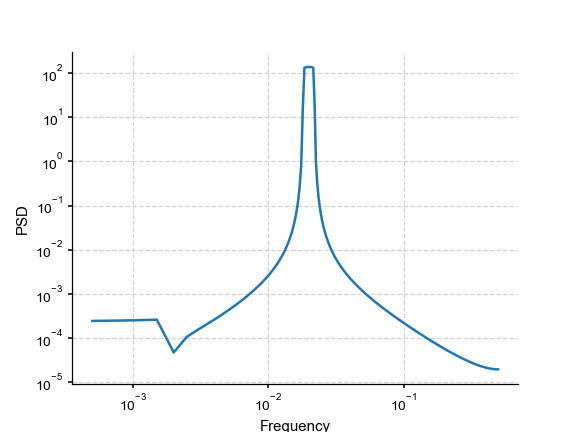

Python code for this plot:
from pyleoclim import utils
import matplotlib.pyplot as plt
import numpy as np
# Create a signal
time = np.arange(2001)
f = 1/50
signal = np.cos(2*np.pi*f*time)
# Spectral Analysis
res = utils.mtm(signal, time)
# plot
fig = plt.loglog(
          res['freq'],
          res['psd'])
plt.xlabel('Frequency')
plt.ylabel('PSD')
plt.show()
